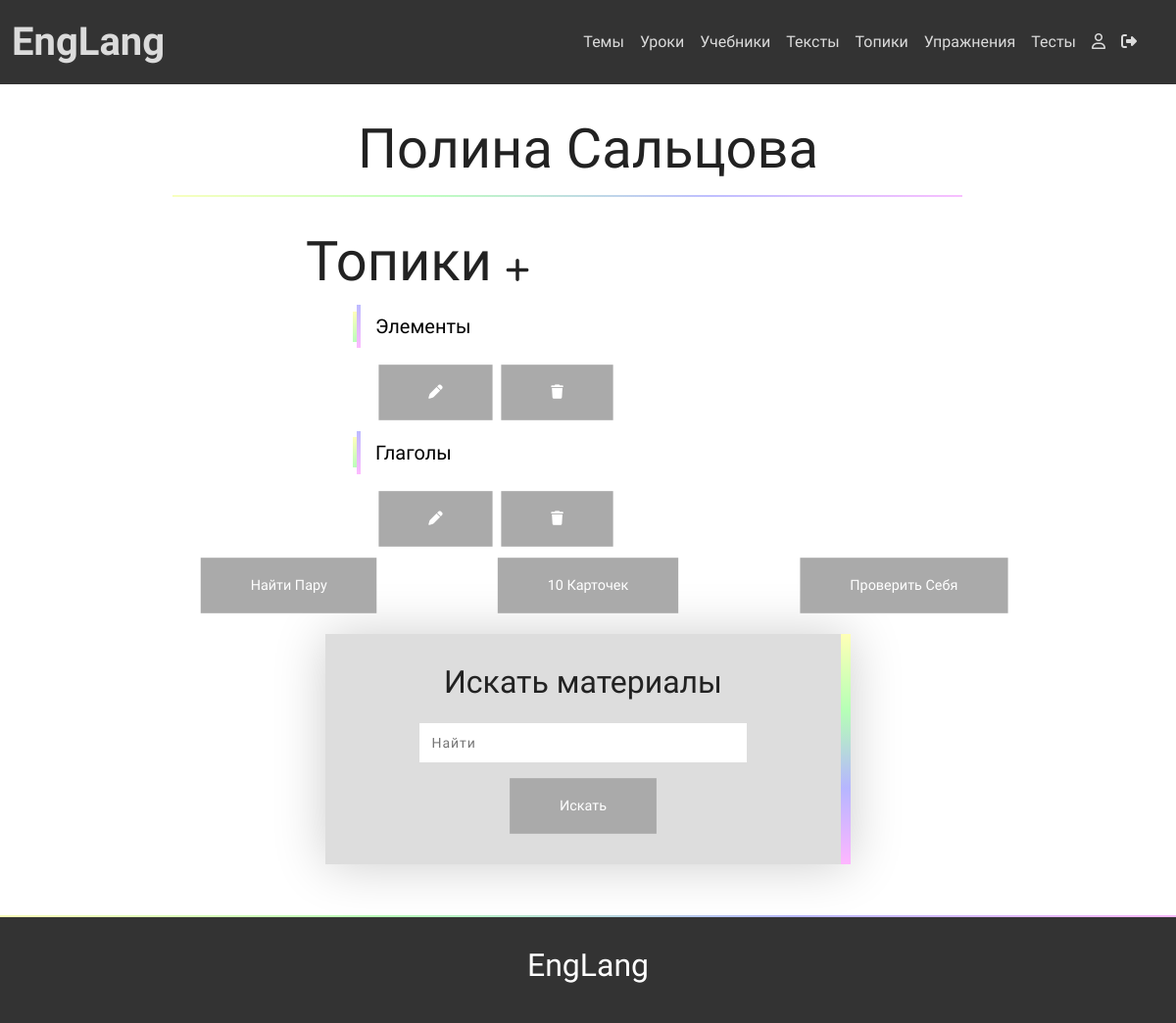
The app's page /exercises/my_topics/ (signed in) with its own data.
### accounts/models.py (models this page shows, shortened)
class Profile(models.Model):
    user = models.OneToOneField(User, on_delete=models.CASCADE)
    image = models.ImageField(upload_to='profile_pictures', null=True, blank=True, default='profile_pictures/default.png')
    about_me = models.CharField(max_length=300, blank=True, null=True)
    created_at = models.DateTimeField(auto_now_add=True)
    follows = models.ManyToManyField('self', related_name='followed_by', symmetrical=False, blank=True)
    class Meta:
        verbose_name = 'Профиль'
        verbose_name_plural = 'Профили'
    @staticmethod
    def get_profile(user: User):
        profile = Profile.objects.filter(user=user).first()
        if not profile:
            profile = Profile.objects.create(user=user)
        return profile

### exercises/models.py (models this page shows, shortened)
class Topic(models.Model):
    author = models.ForeignKey(Profile, null=True, blank=True, on_delete=models.CASCADE)
    name = models.CharField('topic', max_length=100)
    slug = models.SlugField()
    theme = models.ForeignKey(Theme, on_delete=models.CASCADE, blank=True, null=True)
    words = models.ManyToManyField(Word, blank=True)
    bookmarks = models.ManyToManyField(User, related_name='bookmarked_topics', blank=True)
    class Meta:
        verbose_name = 'Топик'
        verbose_name_plural = 'Топики'
        unique_together = ('name', 'slug')

### exercises/views.py (the view)
# urls.py: path('my_topics/', views.MyTopicsView.as_view(), name='my_topics'),
class MyTopicsView(MaterialListView):
    model = 'topic'
    template_name = 'exercises/list_topic.html'

### exercises/views.py (called while the page is built)
    def get(self, request):
        profile = Profile.get_profile(request.user)
        materials = getattr(profile, f'{self.model}_set').all()
        context = {
            'content': materials,
            'profile': profile
        }
        return render(request, self.template_name, context)

### templates/exercises/list_topic.html (shortened to what this page needs)
{% extends 'base.html' %}
{% load static %}
{% block content %}
    {% if profile %}
    <div class="container-fluid">
        <div class="row text-center alert">
            <div class="col-12">
                <h1 class="display-4">{{ profile.user.first_name }} {{ profile.user.last_name }}</h1>
            </div>
            <hr>
        </div>
    </div>
    {% endif %}
    <div class="container-fluid">
        <div class="row">
            <div class="col-12 offset-md-2 col-md-8 offset-xl-3 col-xl-6">
                <h1 class="display-4">
                    Топики
                    {% if user.is_staff %}
                        <a href="{% url 'create_topic' %}"><i class="fas fa-plus"></i></a>
                    {% endif %}
                </h1>
                <div class="list">
                    <ul class="unordered_list">
                        {% for item in content %}
                            <li>
                                <div class="main">
                                    <a href="{% url 'topic_details' item.slug %}">{{ item.name }}</a>
                                </div>
                                {% if user.is_authenticated and item.author == user.profile or user.is_superuser %}
                                    <div class="actions">
                                        <a class="btn btn-primary" href="{% url 'update_topic' item.slug %}"><i class="fas fa-pen"></i></a>
                                        <a class="btn btn-danger" href="{% url 'delete_topic' item.slug %}"><i class="fas fa-trash"></i></a>
                                    </div>
                                {% endif %}
                            </li>
                        {% endfor %}
                    </ul>
                </div>
            </div>
        </div>
    </div>
    <div class="container-fluid">
        <div class="row">
            <div class="col-12 col-md-4 text-center text-md-end">
                <a href="{% url 'game' %}" class="btn btn-success">Найти пару</a>
            </div>
            <div class="col-12 col-md-4 text-center text-md-center">
                <a href="{% url 'ten_random_words' %}" class="btn btn-primary">10 Карточек</a>
            </div>
            <div class="col-12 col-md-4 text-center text-md-start">
                <a class="btn btn-danger" href="{% url 'one_word' %}">Проверить себя</a>
            </div>
        </div>
    </div>
    <div class="container-fluid padding">
        <div class="row text-center">
            <div class="col-12 offset-lg-2 col-lg-8 offset-xl-3 col-xl-6">
                <form method="get" action="{% url 'materials' %}">
                    <h2>Искать материалы</h2>
                    <input type="text" name="q" placeholder="Найти"><br>
                    <button type="submit" class="btn btn-warning">Искать</button>
                </form>
            </div>
        </div>
    </div>
{% endblock content %}

### static/css/style.css (style rules this page uses)
a { text-decoration: none; color: #222; transition: all 0.3s ease; }
.btn { display: inline-block; padding: 15px 50px; background-color: #aaa; font-size: 15px; font-weight: 500; transition: all 0.5s ease; transform: scale(0.96); text-transform: capitalize; color: #fff; border: 3px solid transparent; border-radius: 0px; }
.btn-warning, .btn-success, .btn-primary, .btn-danger { border-radius: 0px; }
.padding { padding-bottom: 2em; }
.alert { width: 75%; margin: 0 auto; padding-top: 2em; border-radius: 0; }
.alert hr, .bookmarks hr { border-top: 2px solid; border-image: linear-gradient(to right, #ff0,#0f0,#00f,#f0f) 30; width: 95%; margin-top: 0.3em; margin-bottom: 1em; }

### static/css/account.css (style rules this page uses)
h2.display-4 a, h1.display-4 a { font-size: 0.5em !important; }

### static/css/base.css (style rules this page uses)
:root { --gradient: linear-gradient(to right, #ff0, #0f0, #00f, #f0f); --light-gradient: linear-gradient(to right, #ffb, #bfb, #bbf, #fbf); --dark-gradient: linear-gradient(to right, #660, #060, #006, #606); }
body, html { width: 100%; height: 100%; margin: 0; padding: 0; font-family: 'Inter Tight', sans-serif; color: #222; }

### static/css/form.css (style rules this page uses)
form { box-sizing: border-box; margin: 20px; font-weight: 300; padding: 30px 25px; box-shadow: 0px 1px 50px 0px rgba(0, 0, 0, 0.2); background-color: #ddd; border-right: 10px solid; border-image: linear-gradient(#ffffb6,#b6ffb6,#b6b6ff,#ffb6ff); border-image-slice: 1; }
form input { color: #666; background: white; font-size: 14px; font-weight: 500; letter-spacing: 1px; height: 40px; width: 70%; padding: 6px 12px; border: 0px; margin: 15px auto; }

### static/css/list.css (style rules this page uses)
.unordered_list { list-style: none; margin: 0 20px; }
.unordered_list li { margin: 10px 0; position: relative; }
.main a { color: black; border-left: 4px solid; border-image: linear-gradient(#bbf, #fbf); border-image-slice: 1; display: block; padding-left: 15px; line-height: 44px; font-size: 20px; position: relative; transition: 0.3s linear; }
.main a:before { content: ""; width: 4px; height: 70%; background: linear-gradient(#ffb,#bfb); position: absolute; top: 15%; left: -8px; transition: 0.3s linear; }
.actions { margin: 0 20px; }

### records on screen
Profile: user.first_name "Полина", user.last_name "Сальцова"
Topic: name "Элементы"
Topic: name "Глаголы"
